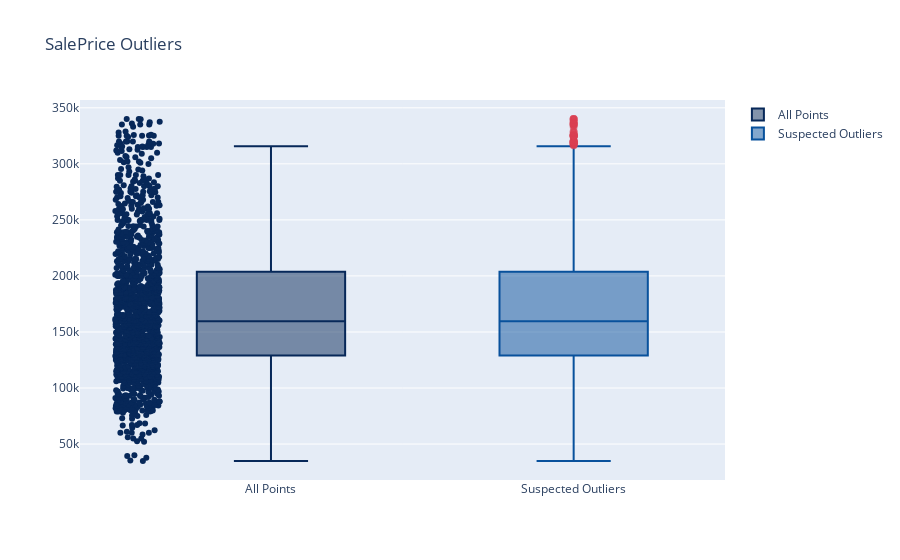

Notebook source saved alongside this figure:
### Code cell
df_clean = outlier_treatment(df,'SalePrice')
OutLiersBox(df_clean,'SalePrice')

### Figure 1 — Plotly figure (JSON) as saved in the notebook; plotly's stock layout.template omitted (floating-point values rounded to 4 significant figures; data arrays with more than 128 entries replaced by an {"elided": "..."} marker saying what was removed)
{"data": [{"boxpoints": "all", "jitter": 0.3, "line": {"color": "rgb(7,40,89)"}, "marker": {"color": "rgb(7,40,89)"}, "name": "All Points", "pointpos": -1.8, "type": "box", "y": {"elided": "1399 int values"}}, {"boxpoints": "suspectedoutliers", "line": {"color": "rgb(8,81,156)"}, "marker": {"color": "rgb(8,81,156)", "line": {"outliercolor": "rgba(219, 64, 82, 0.6)", "outlierwidth": 2}, "outliercolor": "rgba(219, 64, 82, 0.6)"}, "name": "Suspected Outliers", "type": "box", "y": {"elided": "1399 int values"}}], "layout": {"title": {"text": "SalePrice Outliers"}}}
